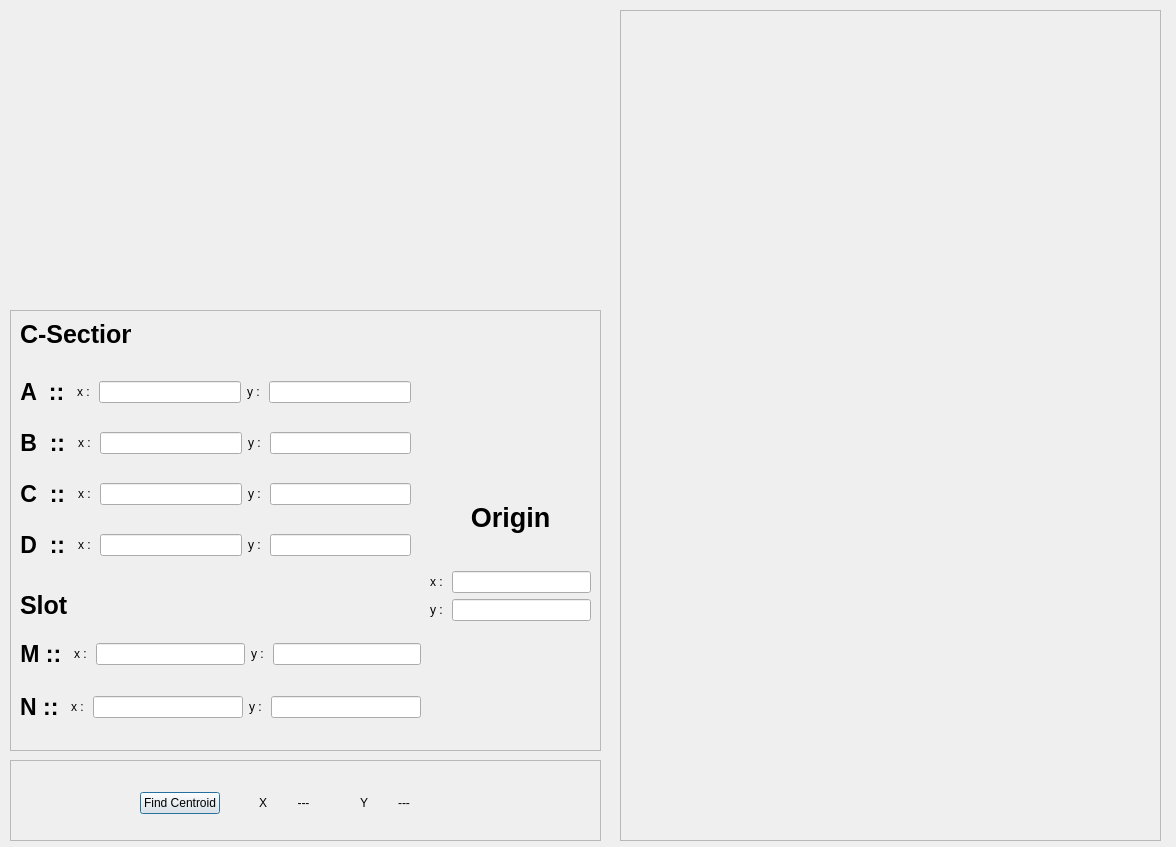
<?xml version="1.0" encoding="UTF-8"?>
<ui version="4.0">
 <class>Centroid_Cwithslot</class>
 <widget class="QDialog" name="Centroid_Cwithslot">
  <property name="geometry">
   <rect>
    <x>0</x>
    <y>0</y>
    <width>1176</width>
    <height>847</height>
   </rect>
  </property>
  <property name="windowTitle">
   <string>Dialog</string>
  </property>
  <widget class="QFrame" name="frame">
   <property name="geometry">
    <rect>
     <x>620</x>
     <y>10</y>
     <width>541</width>
     <height>831</height>
    </rect>
   </property>
   <property name="frameShape">
    <enum>QFrame::StyledPanel</enum>
   </property>
   <property name="frameShadow">
    <enum>QFrame::Raised</enum>
   </property>
   <widget class="QCustomPlot" name="Cslotplot" native="true">
    <property name="geometry">
     <rect>
      <x>10</x>
      <y>10</y>
      <width>521</width>
      <height>801</height>
     </rect>
    </property>
   </widget>
  </widget>
  <widget class="QFrame" name="frame_4">
   <property name="geometry">
    <rect>
     <x>10</x>
     <y>760</y>
     <width>591</width>
     <height>81</height>
    </rect>
   </property>
   <property name="frameShape">
    <enum>QFrame::StyledPanel</enum>
   </property>
   <property name="frameShadow">
    <enum>QFrame::Raised</enum>
   </property>
   <widget class="QWidget" name="layoutWidget">
    <property name="geometry">
     <rect>
      <x>130</x>
      <y>20</y>
      <width>281</width>
      <height>46</height>
     </rect>
    </property>
    <layout class="QHBoxLayout" name="horizontalLayout_8">
     <item>
      <widget class="QPushButton" name="btn_findCslot_centroid">
       <property name="text">
        <string>Find Centroid</string>
       </property>
      </widget>
     </item>
     <item>
      <spacer name="verticalSpacer_3">
       <property name="orientation">
        <enum>Qt::Vertical</enum>
       </property>
       <property name="sizeHint" stdset="0">
        <size>
         <width>20</width>
         <height>40</height>
        </size>
       </property>
      </spacer>
     </item>
     <item>
      <widget class="QLabel" name="label_17">
       <property name="text">
        <string>X</string>
       </property>
       <property name="alignment">
        <set>Qt::AlignCenter</set>
       </property>
      </widget>
     </item>
     <item>
      <widget class="QLabel" name="print_Cslotx">
       <property name="text">
        <string>---</string>
       </property>
       <property name="alignment">
        <set>Qt::AlignCenter</set>
       </property>
      </widget>
     </item>
     <item>
      <spacer name="verticalSpacer_7">
       <property name="orientation">
        <enum>Qt::Vertical</enum>
       </property>
       <property name="sizeHint" stdset="0">
        <size>
         <width>20</width>
         <height>40</height>
        </size>
       </property>
      </spacer>
     </item>
     <item>
      <widget class="QLabel" name="label_18">
       <property name="text">
        <string>Y</string>
       </property>
       <property name="alignment">
        <set>Qt::AlignCenter</set>
       </property>
      </widget>
     </item>
     <item>
      <widget class="QLabel" name="print_Csloty">
       <property name="text">
        <string>---</string>
       </property>
       <property name="alignment">
        <set>Qt::AlignCenter</set>
       </property>
      </widget>
     </item>
    </layout>
   </widget>
  </widget>
  <widget class="QFrame" name="frame_2">
   <property name="geometry">
    <rect>
     <x>10</x>
     <y>310</y>
     <width>591</width>
     <height>441</height>
    </rect>
   </property>
   <property name="frameShape">
    <enum>QFrame::StyledPanel</enum>
   </property>
   <property name="frameShadow">
    <enum>QFrame::Raised</enum>
   </property>
   <widget class="QLabel" name="label_27">
    <property name="geometry">
     <rect>
      <x>10</x>
      <y>280</y>
      <width>51</width>
      <height>31</height>
     </rect>
    </property>
    <property name="font">
     <font>
      <pointsize>19</pointsize>
      <weight>75</weight>
      <bold>true</bold>
     </font>
    </property>
    <property name="text">
     <string>Slot</string>
    </property>
   </widget>
   <widget class="QLabel" name="label_34">
    <property name="geometry">
     <rect>
      <x>10</x>
      <y>10</y>
      <width>111</width>
      <height>28</height>
     </rect>
    </property>
    <property name="font">
     <font>
      <pointsize>19</pointsize>
      <weight>75</weight>
      <bold>true</bold>
     </font>
    </property>
    <property name="text">
     <string>C-Section</string>
    </property>
   </widget>
   <widget class="QWidget" name="layoutWidget">
    <property name="geometry">
     <rect>
      <x>10</x>
      <y>50</y>
      <width>391</width>
      <height>221</height>
     </rect>
    </property>
    <layout class="QGridLayout" name="gridLayout_2">
     <item row="3" column="0">
      <layout class="QHBoxLayout" name="horizontalLayout_9">
       <item>
        <widget class="QLabel" name="label_21">
         <property name="font">
          <font>
           <pointsize>17</pointsize>
           <weight>75</weight>
           <bold>true</bold>
          </font>
         </property>
         <property name="text">
          <string>D  :: </string>
         </property>
         <property name="alignment">
          <set>Qt::AlignCenter</set>
         </property>
        </widget>
       </item>
       <item>
        <widget class="QLabel" name="label_22">
         <property name="text">
          <string>x : </string>
         </property>
         <property name="alignment">
          <set>Qt::AlignCenter</set>
         </property>
        </widget>
       </item>
       <item>
        <widget class="QLineEdit" name="Dslot_x"/>
       </item>
       <item>
        <widget class="QLabel" name="label_23">
         <property name="text">
          <string>y : </string>
         </property>
         <property name="alignment">
          <set>Qt::AlignCenter</set>
         </property>
        </widget>
       </item>
       <item>
        <widget class="QLineEdit" name="Dslot_y"/>
       </item>
      </layout>
     </item>
     <item row="2" column="0">
      <layout class="QHBoxLayout" name="horizontalLayout_7">
       <item>
        <widget class="QLabel" name="label_13">
         <property name="font">
          <font>
           <pointsize>17</pointsize>
           <weight>75</weight>
           <bold>true</bold>
          </font>
         </property>
         <property name="text">
          <string>C  :: </string>
         </property>
         <property name="alignment">
          <set>Qt::AlignCenter</set>
         </property>
        </widget>
       </item>
       <item>
        <widget class="QLabel" name="label_19">
         <property name="text">
          <string>x : </string>
         </property>
         <property name="alignment">
          <set>Qt::AlignCenter</set>
         </property>
        </widget>
       </item>
       <item>
        <widget class="QLineEdit" name="Cslot_x"/>
       </item>
       <item>
        <widget class="QLabel" name="label_20">
         <property name="text">
          <string>y : </string>
         </property>
         <property name="alignment">
          <set>Qt::AlignCenter</set>
         </property>
        </widget>
       </item>
       <item>
        <widget class="QLineEdit" name="Cslot_y"/>
       </item>
      </layout>
     </item>
     <item row="1" column="0">
      <layout class="QHBoxLayout" name="horizontalLayout_4">
       <item>
        <widget class="QLabel" name="label_4">
         <property name="font">
          <font>
           <pointsize>17</pointsize>
           <weight>75</weight>
           <bold>true</bold>
          </font>
         </property>
         <property name="text">
          <string>B  :: </string>
         </property>
         <property name="alignment">
          <set>Qt::AlignCenter</set>
         </property>
        </widget>
       </item>
       <item>
        <widget class="QLabel" name="label_8">
         <property name="text">
          <string>x : </string>
         </property>
         <property name="alignment">
          <set>Qt::AlignCenter</set>
         </property>
        </widget>
       </item>
       <item>
        <widget class="QLineEdit" name="Bslot_x"/>
       </item>
       <item>
        <widget class="QLabel" name="label_12">
         <property name="text">
          <string>y : </string>
         </property>
         <property name="alignment">
          <set>Qt::AlignCenter</set>
         </property>
        </widget>
       </item>
       <item>
        <widget class="QLineEdit" name="Bslot_y"/>
       </item>
      </layout>
     </item>
     <item row="0" column="0">
      <layout class="QHBoxLayout" name="horizontalLayout_3">
       <item>
        <widget class="QLabel" name="label">
         <property name="sizePolicy">
          <sizepolicy hsizetype="Preferred" vsizetype="Preferred">
           <horstretch>0</horstretch>
           <verstretch>0</verstretch>
          </sizepolicy>
         </property>
         <property name="font">
          <font>
           <pointsize>17</pointsize>
           <weight>75</weight>
           <bold>true</bold>
          </font>
         </property>
         <property name="text">
          <string>A  :: </string>
         </property>
         <property name="alignment">
          <set>Qt::AlignCenter</set>
         </property>
        </widget>
       </item>
       <item>
        <widget class="QLabel" name="label_7">
         <property name="text">
          <string>x : </string>
         </property>
         <property name="alignment">
          <set>Qt::AlignCenter</set>
         </property>
        </widget>
       </item>
       <item>
        <widget class="QLineEdit" name="Aslot_x"/>
       </item>
       <item>
        <widget class="QLabel" name="label_11">
         <property name="text">
          <string>y : </string>
         </property>
         <property name="alignment">
          <set>Qt::AlignCenter</set>
         </property>
        </widget>
       </item>
       <item>
        <widget class="QLineEdit" name="Aslot_y"/>
       </item>
      </layout>
     </item>
    </layout>
   </widget>
   <widget class="QWidget" name="layoutWidget">
    <property name="geometry">
     <rect>
      <x>420</x>
      <y>160</y>
      <width>161</width>
      <height>151</height>
     </rect>
    </property>
    <layout class="QVBoxLayout" name="verticalLayout_3">
     <item>
      <widget class="QLabel" name="label_24">
       <property name="font">
        <font>
         <pointsize>20</pointsize>
         <weight>75</weight>
         <bold>true</bold>
        </font>
       </property>
       <property name="text">
        <string>Origin</string>
       </property>
       <property name="alignment">
        <set>Qt::AlignCenter</set>
       </property>
      </widget>
     </item>
     <item>
      <layout class="QHBoxLayout" name="horizontalLayout_12">
       <item>
        <widget class="QLabel" name="label_25">
         <property name="text">
          <string>x : </string>
         </property>
         <property name="alignment">
          <set>Qt::AlignCenter</set>
         </property>
        </widget>
       </item>
       <item>
        <widget class="QLineEdit" name="OriginCslot_x"/>
       </item>
      </layout>
     </item>
     <item>
      <layout class="QHBoxLayout" name="horizontalLayout_13">
       <item>
        <widget class="QLabel" name="label_26">
         <property name="text">
          <string>y : </string>
         </property>
         <property name="alignment">
          <set>Qt::AlignCenter</set>
         </property>
        </widget>
       </item>
       <item>
        <widget class="QLineEdit" name="OriginCslot_y"/>
       </item>
      </layout>
     </item>
    </layout>
   </widget>
   <widget class="QWidget" name="layoutWidget">
    <property name="geometry">
     <rect>
      <x>10</x>
      <y>310</y>
      <width>401</width>
      <height>121</height>
     </rect>
    </property>
    <layout class="QVBoxLayout" name="verticalLayout_4">
     <item>
      <layout class="QHBoxLayout" name="horizontalLayout_10">
       <item>
        <widget class="QLabel" name="label_28">
         <property name="sizePolicy">
          <sizepolicy hsizetype="Preferred" vsizetype="Preferred">
           <horstretch>0</horstretch>
           <verstretch>0</verstretch>
          </sizepolicy>
         </property>
         <property name="font">
          <font>
           <pointsize>17</pointsize>
           <weight>75</weight>
           <bold>true</bold>
          </font>
         </property>
         <property name="text">
          <string>M :: </string>
         </property>
         <property name="alignment">
          <set>Qt::AlignCenter</set>
         </property>
        </widget>
       </item>
       <item>
        <widget class="QLabel" name="label_29">
         <property name="text">
          <string>x : </string>
         </property>
         <property name="alignment">
          <set>Qt::AlignCenter</set>
         </property>
        </widget>
       </item>
       <item>
        <widget class="QLineEdit" name="M_x"/>
       </item>
       <item>
        <widget class="QLabel" name="label_30">
         <property name="text">
          <string>y : </string>
         </property>
         <property name="alignment">
          <set>Qt::AlignCenter</set>
         </property>
        </widget>
       </item>
       <item>
        <widget class="QLineEdit" name="M_y"/>
       </item>
      </layout>
     </item>
     <item>
      <layout class="QHBoxLayout" name="horizontalLayout_11">
       <item>
        <widget class="QLabel" name="label_31">
         <property name="sizePolicy">
          <sizepolicy hsizetype="Preferred" vsizetype="Preferred">
           <horstretch>0</horstretch>
           <verstretch>0</verstretch>
          </sizepolicy>
         </property>
         <property name="font">
          <font>
           <pointsize>17</pointsize>
           <weight>75</weight>
           <bold>true</bold>
          </font>
         </property>
         <property name="text">
          <string>N :: </string>
         </property>
         <property name="alignment">
          <set>Qt::AlignCenter</set>
         </property>
        </widget>
       </item>
       <item>
        <widget class="QLabel" name="label_32">
         <property name="text">
          <string>x : </string>
         </property>
         <property name="alignment">
          <set>Qt::AlignCenter</set>
         </property>
        </widget>
       </item>
       <item>
        <widget class="QLineEdit" name="N_x"/>
       </item>
       <item>
        <widget class="QLabel" name="label_33">
         <property name="text">
          <string>y : </string>
         </property>
         <property name="alignment">
          <set>Qt::AlignCenter</set>
         </property>
        </widget>
       </item>
       <item>
        <widget class="QLineEdit" name="N_y"/>
       </item>
      </layout>
     </item>
    </layout>
   </widget>
  </widget>
  <widget class="QLabel" name="label_2">
   <property name="geometry">
    <rect>
     <x>20</x>
     <y>10</y>
     <width>571</width>
     <height>281</height>
    </rect>
   </property>
   <property name="text">
    <string/>
   </property>
   <property name="pixmap">
    <pixmap resource="resource.qrc">:/shapes/CsLOT.jpg</pixmap>
   </property>
   <property name="scaledContents">
    <bool>true</bool>
   </property>
  </widget>
 </widget>
 <customwidgets>
  <customwidget>
   <class>QCustomPlot</class>
   <extends>QWidget</extends>
   <header>qcustomplot.h</header>
   <container>1</container>
  </customwidget>
 </customwidgets>
 <resources>
  <include location="resource.qrc"/>
 </resources>
 <connections/>
</ui>
